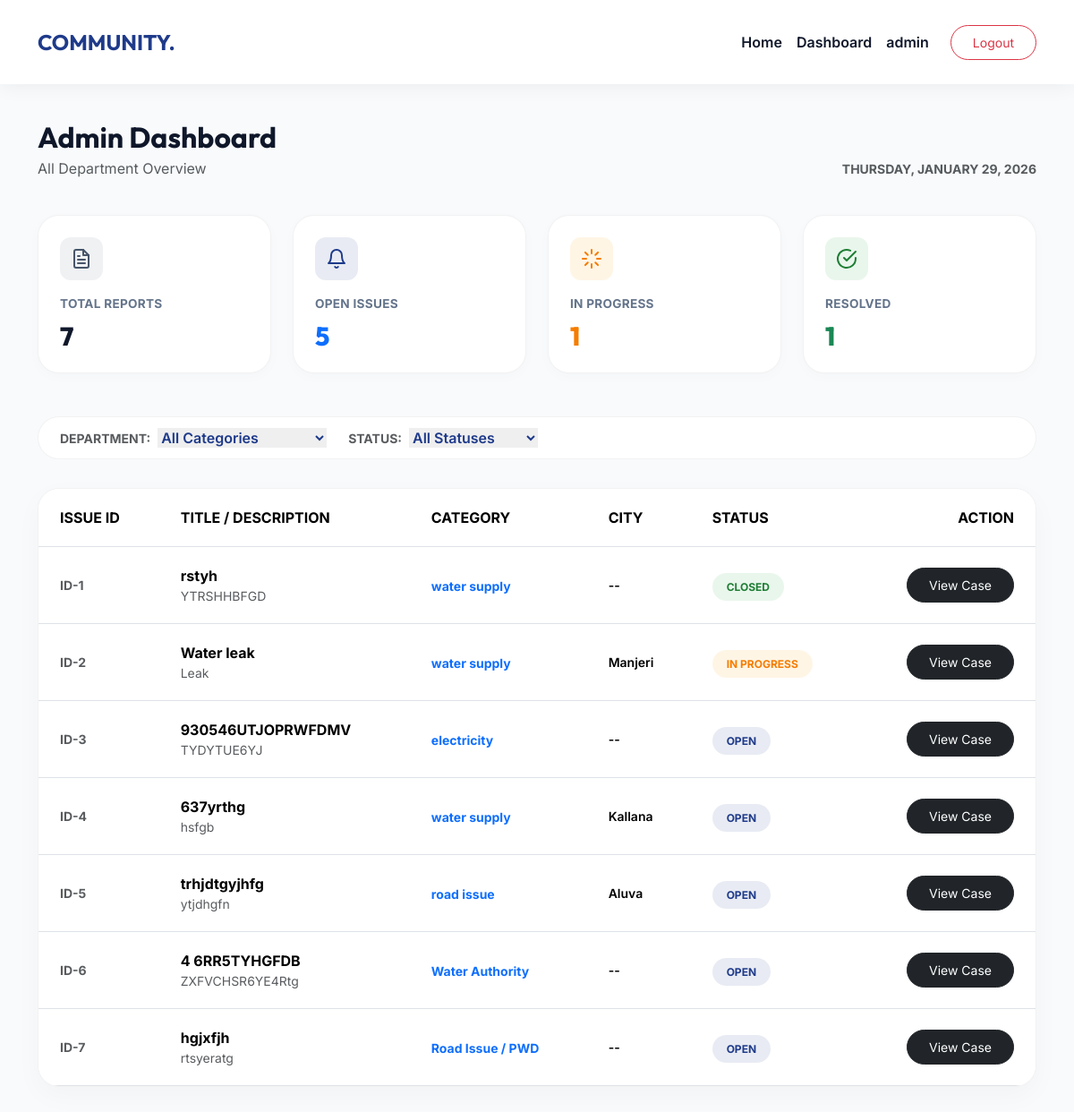
The page /admin-dashboard/ (signed in) on the database its author committed.
### userapp/models.py (models this page shows, shortened)
class CustomUser(AbstractUser):
    ROLE_CHOICES = (
        ('admin', 'Admin'),
        ('user', 'User'),
    )
    role = models.CharField(
        max_length=10,
        choices=ROLE_CHOICES,
        default='user'
    )

class IssueReport(models.Model):
    CHOICE = [
        ('pwd', 'Road Issue / PWD'),
        ('water', 'Water Authority'),
        ('kseb', 'Electricity / KSEB'),
        ('police', 'Police Station'),
        ('other', 'Other'),
    ]
    user = models.ForeignKey(CustomUser, on_delete=models.CASCADE)
    title = models.CharField(max_length=200)
    category = models.CharField(max_length=100, choices=CHOICE, null=True, blank=True)
    latitude = models.FloatField(null=True, blank=True)
    longitude = models.FloatField(null=True, blank=True)
    address = models.CharField(max_length=255, null=True, blank=True)
    contry = models.CharField(max_length=100,  null=True, blank=True)
    state = models.CharField(max_length=100, null=True, blank=True)
    city = models.CharField(max_length=100, null=True, blank=True)
    landmark = models.CharField(max_length=255, null=True, blank=True)
    status = models.CharField(max_length=50,
                              choices=[('Open', 'Open'), ('In Progress', 'In Progress'), ('Closed', 'Closed')],
                             default='Open')
    description = models.TextField()
    image = models.ImageField(upload_to='issue_images/', blank=True, null=True)
    created_at = models.DateTimeField(auto_now_add=True)

### userapp/permission.py (the view)
    def wrapper(request, *args, **kwargs):
        if not request.user.is_authenticated:
            return redirect("/login/")
        if request.user.role != 'admin':
            return redirect("/")
        return view_func(request, *args, **kwargs)

### userapp/permission.py (called while the page is built)
def login_required(view_func):
    def wrapper(request, *args, **kwargs):
        if not request.user.is_authenticated:
            return redirect("/login/")
        return view_func(request, *args, **kwargs)
    return wrapper

def admin_required(view_func):
    def wrapper(request, *args, **kwargs):
        if not request.user.is_authenticated:
            return redirect("/login/")
        if request.user.role != 'admin':
            return redirect("/")
        return view_func(request, *args, **kwargs)
    return wrapper

### userapp/views.py (called while the page is built)
@login_required
@admin_required
def admin_dashboard(request):
    issues = IssueReport.objects.all()
    category = request.GET.get("category")
    status = request.GET.get("status")
    if category:
        issues = issues.filter(category=category)
    if status:
        issues = issues.filter(status=status)
    context = {
        "issues": issues,
        "total": IssueReport.objects.count(),
        "open_count": IssueReport.objects.filter(status="Open").count(),
        "in_progress": IssueReport.objects.filter(status="In Progress").count(),
        "closed": IssueReport.objects.filter(status="Closed").count(),
        "now": timezone.now()
    }
    return render(request, 'userapp/admin_dashboard.html', context)

### userapp/templates/userapp/admin_dashboard.html (shortened to what this page needs)
{% load static %}
<!DOCTYPE html>
<html lang="en">
<head>
    <link href="https://cdn.jsdelivr.net/npm/bootstrap@5.3.2/dist/css/bootstrap.min.css" rel="stylesheet">
</head>
<body>
    <nav class="navbar navbar-expand-lg sticky-top">
        <div class="container">
            <a class="navbar-brand" href="/">COMMUNITY<span>.</span></a>
            <div class="collapse navbar-collapse" id="navMain">
                <ul class="navbar-nav ms-auto align-items-center">
                    <li class="nav-item"><a class="nav-link" href="/">Home</a></li>
                    <li class="nav-item"><a class="nav-link active" href="/admin-dashboard/">Dashboard</a></li>
                    <li class="nav-item"><a class="nav-link" href="/profile/">{{ request.user.username }}</a></li>
                    <li class="nav-item ms-lg-3"><a href="/logout/"
                            class="btn btn-sm btn-outline-danger px-4 py-2 rounded-pill">Logout</a></li>
                </ul>
            </div>
        </div>
    </nav>
    <main class="dashboard-container">
        <div class="container">
            <div class="page-header d-flex justify-content-between align-items-end">
                <div>
                    <h1 class="fw-bold h2 mb-1" style="font-family:var(--font-heading);">Admin Dashboard</h1>
                    <p class="text-muted mb-0">{% if dept_name %}Managing {{ dept_name }}{% else %}All Department
                        Overview{% endif %}</p>
                </div>
                <div class="text-end">
                    <span class="text-muted small fw-bold text-uppercase">{{ now|date:"l, F d, Y" }}</span>
                </div>
            </div>
            <div class="row g-4 mb-5">
                <div class="col-md-3">
                    <div class="stat-card">
                        <div class="stat-icon bg-total">
                        </div>
                        <p class="stat-label mb-0">Total Reports</p>
                        <h2 class="stat-value mb-0">{{ total }}</h2>
                    </div>
                </div>
                <div class="col-md-3">
                    <div class="stat-card">
                        <div class="stat-icon bg-open">
                            <svg xmlns="http://www.w3.org/2000/svg" width="24" height="24" viewBox="0 0 24 24"
                                fill="none" stroke="currentColor" stroke-width="2" stroke-linecap="round"
                                stroke-linejoin="round">
                                <path d="M18 8A6 6 0 0 0 6 8c0 7-3 9-3 9h18s-3-2-3-9"></path>
                                <path d="M13.73 21a2 2 0 0 1-3.46 0"></path>
                            </svg>
                        </div>
                        <p class="stat-label mb-0">Open Issues</p>
                        <h2 class="stat-value mb-0 text-primary">{{ open_count }}</h2>
                    </div>
                </div>
                <div class="col-md-3">
                    <div class="stat-card">
                        <div class="stat-icon bg-progress">
                        </div>
                        <p class="stat-label mb-0">In Progress</p>
                        <h2 class="stat-value mb-0 text-warning" style="color:#f57c00 !important;">{{ in_progress }}
                        </h2>
                    </div>
                </div>
                <div class="col-md-3">
                    <div class="stat-card">
                        <div class="stat-icon bg-closed">
                            <svg xmlns="http://www.w3.org/2000/svg" width="24" height="24" viewBox="0 0 24 24"
                                fill="none" stroke="currentColor" stroke-width="2" stroke-linecap="round"
                                stroke-linejoin="round">
                                <path d="M22 11.08V12a10 10 0 1 1-5.93-9.14"></path>
                                <polyline points="22 4 12 14.01 9 11.01"></polyline>
                            </svg>
                        </div>
                        <p class="stat-label mb-0">Resolved</p>
                        <h2 class="stat-value mb-0 text-success">{{ closed }}</h2>
                    </div>
                </div>
            </div>
            <form method="GET" class="filter-bar d-flex align-items-center gap-4">
                {% if request.user.is_superuser %}
                <div class="d-flex align-items-center gap-2">
                    <span class="small fw-bold text-muted text-uppercase">Department:</span>
                    <select name="category" class="form-select-premium" onchange="this.form.submit()">
                        <option value="">All Categories</option>
                    </select>
                </div>
                {% endif %}
                <div class="d-flex align-items-center gap-2">
                    <span class="small fw-bold text-muted text-uppercase">Status:</span>
                    <select name="status" class="form-select-premium" onchange="this.form.submit()">
                        <option value="">All Statuses</option>
                    </select>
                </div>
            </form>
            <div class="content-card">
                <div class="table-responsive">
                    <table class="table table-hover align-middle mb-0">
                        <thead class="bg-light">
                            <tr>
                                <th class="ps-4">ISSUE ID</th>
                                <th>TITLE / DESCRIPTION</th>
                                <th>CATEGORY</th>
                                <th>CITY</th>
                                <th>STATUS</th>
                                <th class="text-end pe-4">ACTION</th>
                            </tr>
                        </thead>
                        <tbody>
                            {% for issue in issues %}
                            <tr>
                                <td class="ps-4 fw-bold text-muted small">ID-{{ issue.id }}</td>
                                <td>
                                    <div class="fw-bold">{{ issue.title }}</div>
                                    <div class="small text-muted">{{ issue.description }}</div>
                                </td>
                                <td><span class="fw-bold text-primary small">{{ issue.get_category_display }}</span>
                                </td>
                                <td class="small fw-semibold">{{ issue.city|default:"--" }}</td>
                                <td>
                                    <span
                                        class="badge-premium {% if issue.status == 'Open' %}bg-open{% elif issue.status == 'In Progress' %}bg-progress{% else %}bg-closed{% endif %}">
                                        {{ issue.status }}
                                    </span>
                                </td>
                                <td class="text-end pe-4">
                                    <a href="/issue/{{ issue.id }}"
                                        class="btn btn-sm btn-dark rounded-pill px-4 py-2">View Case</a>
                                </td>
                            </tr>
                            {% endfor %}
                        </tbody>
                    </table>
                </div>
            </div>
        </div>
    </main>
</body>
</html>

### userapp/templates/userapp/admin_dashboard.html (style rules this page uses)
:root { --primary: #1e3a8a; --secondary: #3b82f6; --dark: #0f172a; --light: #f8fafc; --white: #ffffff; --font-main: 'Inter', sans-serif; --font-heading: 'Outfit', sans-serif; }
body { font-family: var(--font-main); color: var(--dark); background-color: var(--light); min-height: 100vh; margin: 0; }
.dashboard-container { padding: 40px 0; }
.navbar { padding: 1.5rem 0; background: white !important; box-shadow: 0 4px 20px rgba(0, 0, 0, 0.05); }
.navbar-brand { font-family: var(--font-heading); font-weight: 700; font-size: 1.5rem; color: var(--primary) !important; }
.nav-link { font-weight: 600; color: var(--dark) !important; transition: 0.3s; }
.page-header { margin-bottom: 2.5rem; }
.stat-card { background: white; border-radius: 24px; padding: 1.5rem; border: 1px solid rgba(0, 0, 0, 0.05); box-shadow: 0 4px 15px rgba(0, 0, 0, 0.02); transition: transform 0.3s; height: 100%; }
.stat-icon { width: 48px; height: 48px; border-radius: 12px; display: flex; align-items: center; justify-content: center; margin-bottom: 1rem; }
.bg-open { background: rgba(30, 58, 138, 0.1); color: var(--primary); }
.bg-progress { background: rgba(255, 152, 0, 0.1); color: #f57c00; }
.bg-closed { background: rgba(40, 167, 69, 0.1); color: #1e7e34; }
.bg-total { background: rgba(100, 116, 139, 0.1); color: #475569; }
.stat-label { font-size: 0.85rem; font-weight: 700; color: #64748b; text-transform: uppercase; letter-spacing: 0.02em; }
.stat-value { font-size: 1.8rem; font-weight: 800; font-family: var(--font-heading); margin-top: 0.5rem; }
.content-card { background: white; border-radius: 24px; border: 1px solid rgba(0, 0, 0, 0.05); box-shadow: 0 10px 30px rgba(0, 0, 0, 0.03); overflow: hidden; }
.table> :not(caption)>*>* { padding: 1.25rem 1.5rem; }
.badge-premium { padding: 8px 16px; border-radius: 100px; font-weight: 700; font-size: 0.75rem; text-transform: uppercase; }
.filter-bar { background: white; border-radius: 100px; padding: 0.75rem 1.5rem; border: 1px solid rgba(0, 0, 0, 0.05); margin-bottom: 2rem; }
.form-select-premium { border: none; font-weight: 600; color: var(--primary); cursor: pointer; padding-right: 2rem; }

### rows shown on the page
CustomUser: user.username "admin"
IssueReport: id "1", title "rstyh", description "YTRSHHBFGD", category "water supply", city "--", status "CLOSED"
IssueReport: id "2", title "Water leak", description "Leak", category "water supply", city "Manjeri", status "IN PROGRESS"
IssueReport: id "3", title "930546UTJOPRWFDMV", description "TYDYTUE6YJ", category "electricity", city "--", status "OPEN"
IssueReport: id "4", title "637yrthg", description "hsfgb", category "water supply", city "Kallana", status "OPEN"
IssueReport: id "5", title "trhjdtgyjhfg", description "ytjdhgfn", category "road issue", city "Aluva", status "OPEN"
IssueReport: id "6", title "4 6RR5TYHGFDB", description "ZXFVCHSR6YE4Rtg", category "Water Authority", city "--", status "OPEN"
IssueReport: id "7", title "hgjxfjh", description "rtsyeratg", category "Road Issue / PWD", city "--", status "OPEN"

### other values the page prints
{{ total }} "7"
{{ open_count }} "5"
{{ in_progress }} "1"
{{ closed }} "1"
